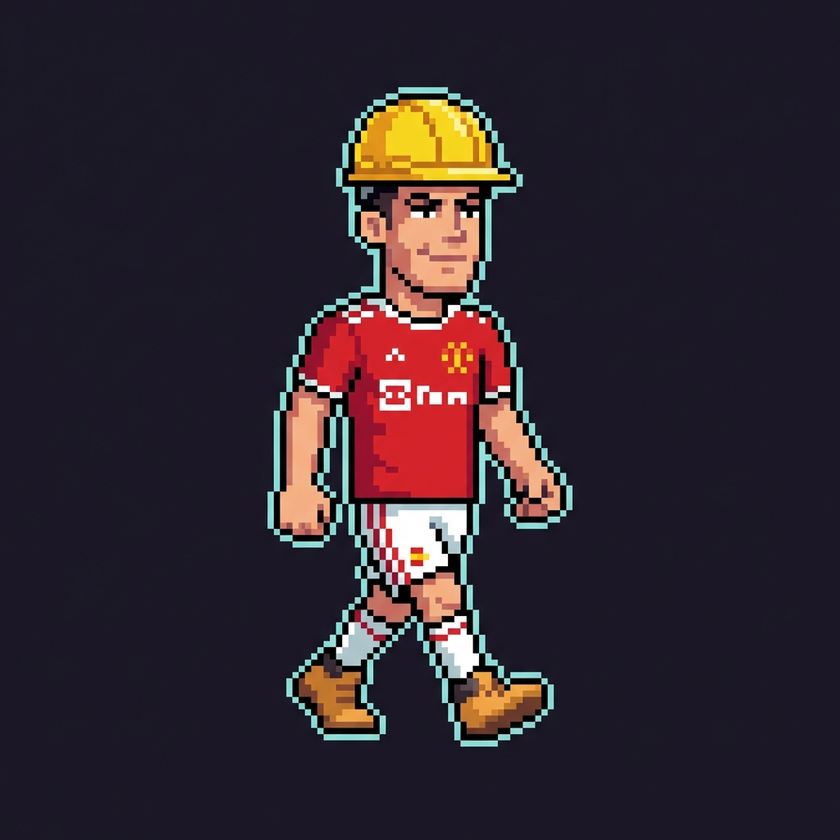
#> input picture assets/panglima_mu.png, 840 x 840 px, shrunk from 1024 x 1024 before the run, found by its file name
$ python clean_assets.py
#> lines starting #> are read from the running program, lines starting #| are printed output that depends on the picture
from PIL import Image
import os

def remove_black_bg(input_path, output_path):
    try:
        img = Image.open(input_path).convert("RGBA")
        datas = img.getdata()
        new_data = []
        for item in datas:
            # Aggressive Tolerance: If pixel is dark (R,G,B < 50), make distinct transparent
            if item[0] < 50 and item[1] < 50 and item[2] < 50:
                new_data.append((255, 255, 255, 0)) # Fully transparent
            else:
                new_data.append(item)
#> this loop made 705600 passes
#> item on passes 1 to 3: (26, 24, 37, 255), (26, 24, 37, 255), (26, 24, 38, 255)
#> after the loop, new_data = 705600 items

        img.putdata(new_data)
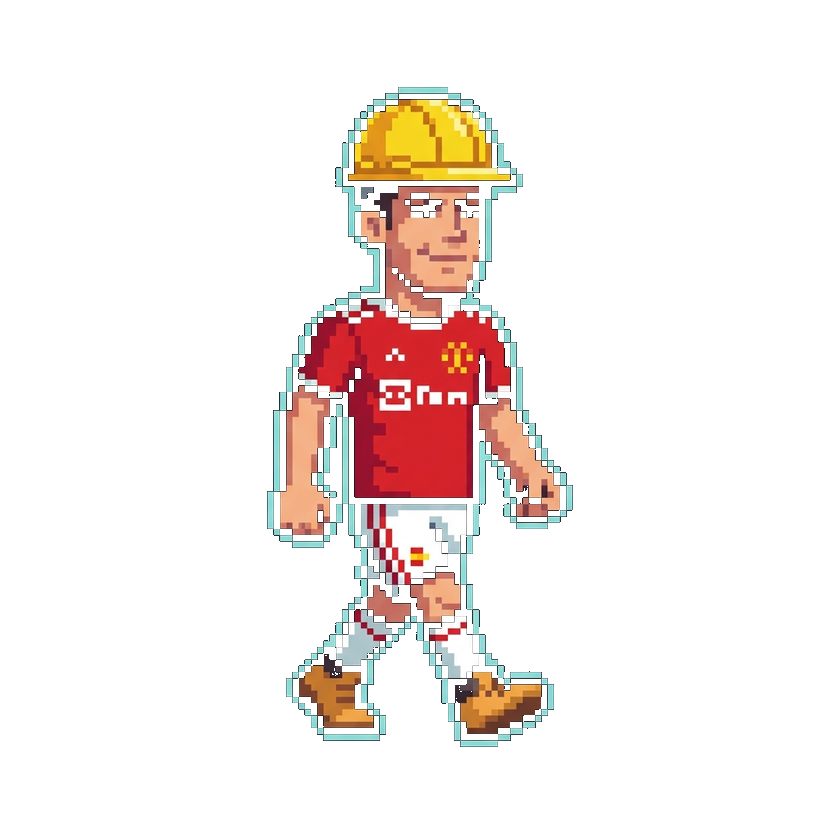
#> img: PIL image 840x840 RGBA; mean R, G, B, A 246, 237.9, 234.9, 34.7; transparent parts drawn white
        img.save(output_path, "PNG")
        print(f"Processed: {output_path}")
    except Exception as e:
        print(f"Error processing {input_path}: {e}")

base_dir = r"C:\Users\HYPE-R\.gemini\antigravity\playground\white-orion\assets"
remove_black_bg(os.path.join(base_dir, "panglima_mu.png"), os.path.join(base_dir, "panglima_static_clean.png"))
remove_black_bg(os.path.join(base_dir, "observers.png"), os.path.join(base_dir, "observers_clean.png"))
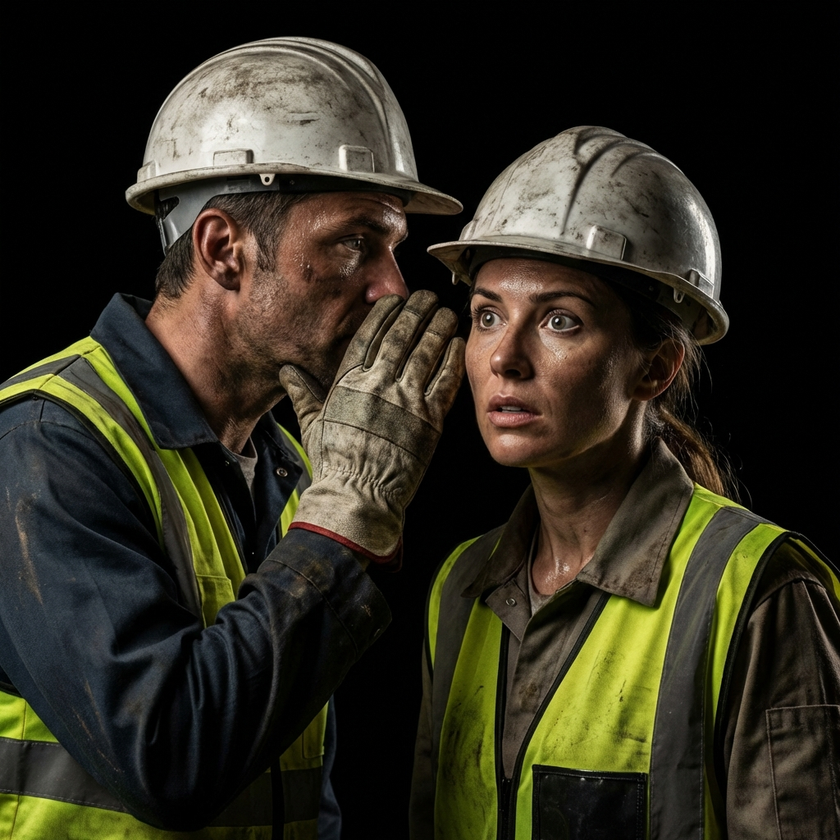
#> input picture assets/observers.png, 840 x 840 px, shrunk from 1024 x 1024 before the run, found by its file name
#> the loop in remove_black_bg (call 2), `for item in datas:` made 705600 passes
#> item on passes 1 to 3: (1, 1, 1, 255), (1, 1, 1, 255), (0, 0, 0, 255)
#> in remove_black_bg (call 2), `img.putdata(new_data)`:
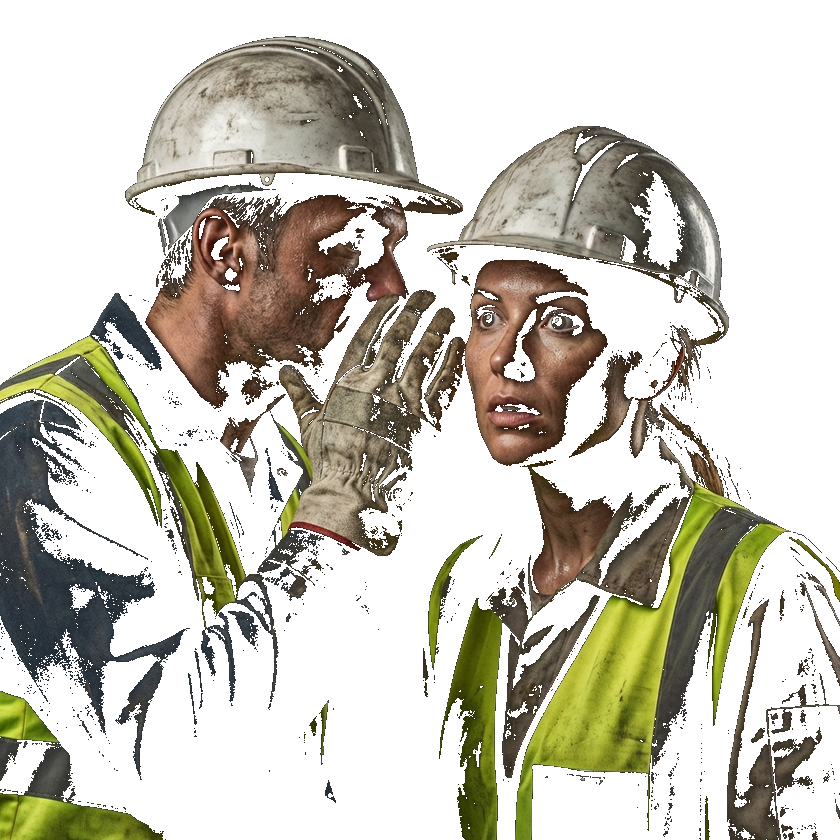
#> img: PIL image 840x840 RGBA; mean R, G, B, A 200.3, 197.3, 185.5, 96.7; transparent parts drawn white
